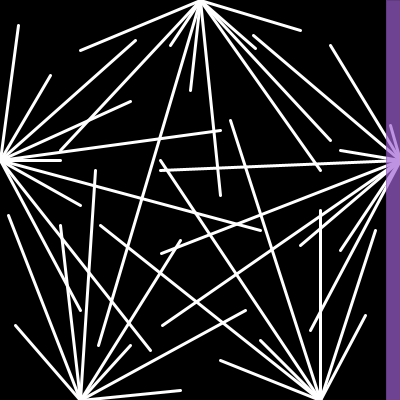
Frame 1 (no input)
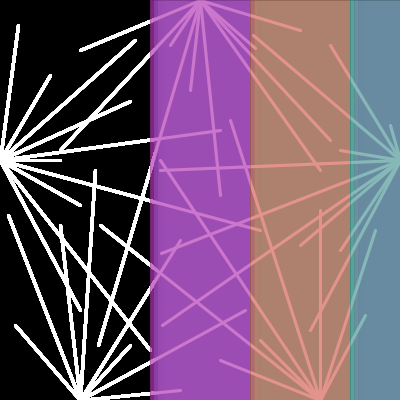
Frame 60 (the mouse pressed at the canvas centre just before this capture)
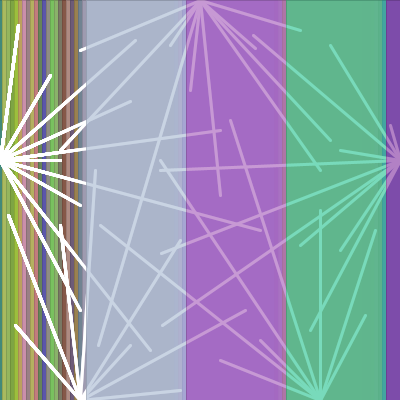
Frame 120 (the mouse held since frame 60 and released just before this capture)

The Processing sketch that drew these frames (run headless with seeded random() and noise(); from frame 60 on, the mouse is pressed at the canvas centre):

// Processing sketch: processing_110101
// ── processing_110101.pde

/*   Homework One - Static Composition
     Sabrina Pardus 
     09/10/13
*/

int x = 0;
int xSpeed = 4;
int y = 390;
int ySpeed = 4;

void setup() {
  //Composition size (400 pixels)
  size(400, 400);
  
  //Black background
  background(0);
}

void draw() {
  createPentagon();
  createMotion();
  smooth();
}

//Random colors
color randColors() {
  float r = random(55,220);
  float g = random(55,220);
  float b = random(55,220);
  return color(r,g,b);
}

void createMotion() {
  stroke(0);
  strokeWeight(0);
  x = x + xSpeed; 
  y = y - ySpeed;
  if ((x > width - 10) || (x < 0)) {
    xSpeed = xSpeed * -1;  //reverse direction when hits edge
  }
  if ((y > height - 10) || (y < 0)) {
    ySpeed = ySpeed * -1;  //reverse direction when hits edge
  }
  
  fill(randColors(),175);
  rect(y,0,100,400);
  fill(randColors(),175);
  rect(y+100,0,100,400);
  fill(randColors(),175);
  rect(y+200,0,100,400);
  fill(randColors(),175);
  rect(y+300,0,100,400);
}

void createPentagon() {
  //Drawing with white
  stroke(255);
  strokeWeight(3);
  smooth();
  
  //Draw top section of pentagon
  line(200,0,80,50);
  line(200,0,60,150);
  line(200,0,170,45);  
  line(200,0,98,345);
  line(200,0,190,90);
  line(200,0,220,195);
  line(200,0,320,170);
  line(200,0,330,140);
  line(200,0,255,48);
  line(200,0,300,30);
  
  //Draw right section of pentagon
  line(400,160,330,45);
  line(400,160,253,35);
  line(400,160,390,125);
  line(400,160,340,150);
  line(400,160,340,250);
  line(400,160,161,253);
  line(400,160,160,170);
  line(400,160,162,325);
  line(400,160,300,245);
  line(400,160,310,330);
  
  //Draw left section of pentagon
  line(0,160,18,25);
  line(0,160,50,75);
  line(0,160,135,40);
  line(0,160,130,101);
  line(0,160,220,130);
  line(0,160,60,160);
  line(0,160,260,230);
  line(0,160,80,205);
  line(0,160,150,350);
  line(0,160,80,310);
  
  //Draw bottom-left section of pentagon
  line(80,400,15,325);
  line(80,400,8,215);
  line(80,400,60,225);
  line(80,400,95,170);
  line(80,400,180,240);
  line(80,400,130,345);
  line(80,400,245,310);
  line(80,400,180,390);
  
  //Draw bottom-right section of pentagon
  line(320,400,220,360);
  line(320,400,100,225);
  line(320,400,260,340);
  line(320,400,160,160);
  line(320,400,230,120);
  line(320,400,320,210);
  line(320,400,375,230);
  line(320,400,365,315);


}
